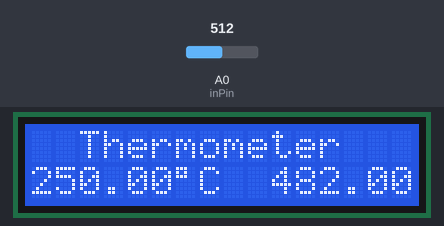
Simulated run of this sketch. Board: Arduino Uno, built with avr-gcc and run on an emulated ATmega328P. Parts: 16×2 character LCD. The inputs (shaded band) are chosen by the test bench; at power-on: A0 (inPin) = 512.

Above: at 1.2 s.
1.3 s: A0 (inPin) set to 214
At 2.6 s:
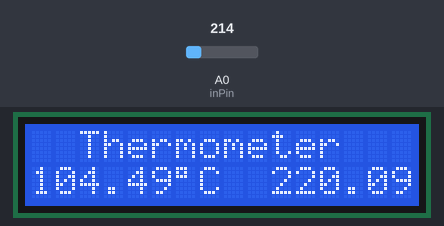
3.5 s: A0 (inPin) set to 195
At 4.4 s:
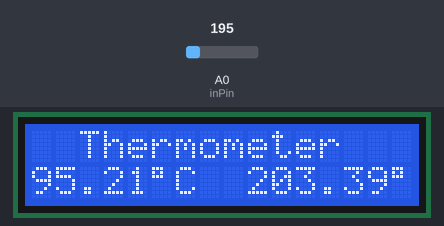
5.5 s: A0 (inPin) set to 85
At 7.2 s:
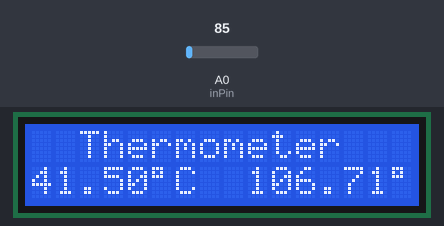
7.5 s: A0 (inPin) set to 73
At 9.1 s:
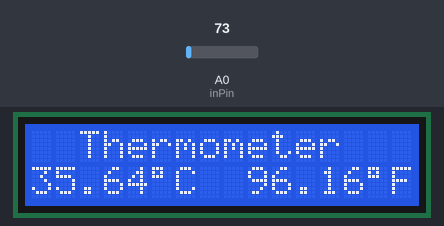
9.5 s: A0 (inPin) set to 23
At 10.8 s:
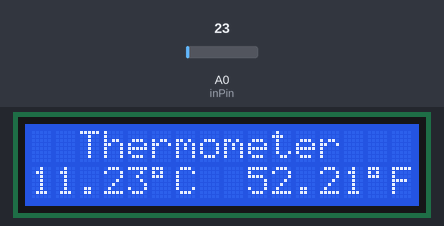
11.6 s: A0 (inPin) set to 18
At 12.6 s:
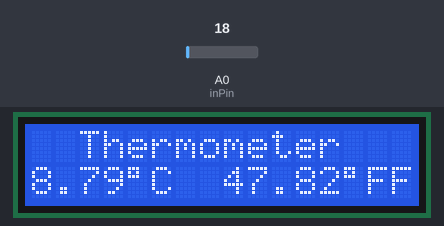
Timing chart, 0 to 14.6 s (numbered marks = the images above; inputs shaded):
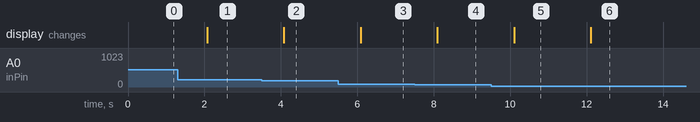

The sketch:

LM35_LCD.ino
```cpp
/*
Arduino Based Digital Thermometer
Tested By Amol Shah from DNA Technology : http://www.dnatechindia.com/
For https://makeelectronicprojects.blogspot.in

To wire your LCD screen to your Arduino, connect the following pins:
LCD Pin 6 to digital pin 12
LCD Pin 4 to digital pin 11
LCD Pin 11 to digital pin 5
LCD Pin 12 to digital pin 4
LCD Pin 13 to digital pin 3
LCD Pin 14 to digital pin 2
Additionally, wire a 10K pot to +5V and GND, with it's wiper (output) to LCD screens VO pin (pin3).


 */
#include<LiquidCrystal.h>

LiquidCrystal lcd(12,11,5,4,3,2);
const int inPin = 0;
void setup()
{
  lcd.begin(16,2);
  lcd.setCursor(0,0);
  lcd.print("  Thermometer");
}
void loop()
{
  int value = analogRead(inPin);
  float millivolts = (value / 1024.0) * 5000;
  float celsius = millivolts / 10;

  lcd.setCursor(0,1);
  lcd.print(celsius);
  lcd.write(0xdf);
  lcd.print("C  ");
  lcd.print((celsius * 9)/5 + 32);
  lcd.write(0xdf);
  lcd.print("F");
  delay(1000);
}
```

Measured:
- the behaviour switches between 205 and 204 on A0 (inPin) (found by bisection; images 1 and 2)
- the behaviour switches between 78 and 77 on A0 (inPin) (found by bisection; images 3 and 4)
- the behaviour switches between 21 and 20 on A0 (inPin) (found by bisection; images 5 and 6)
- after the input at 1.3 s, the display: changes after 0.77 s (image 1)
- after the input at 3.5 s, the display: changes after 0.58 s (image 2)
- after the input at 5.5 s, the display: changes after 0.59 s (image 3)
- after the input at 7.5 s, the display: changes after 0.59 s (image 4)
- after the input at 9.5 s, the display: changes after 0.60 s (image 5)
- after the input at 11.6 s, the display: changes after 0.51 s (image 6)
